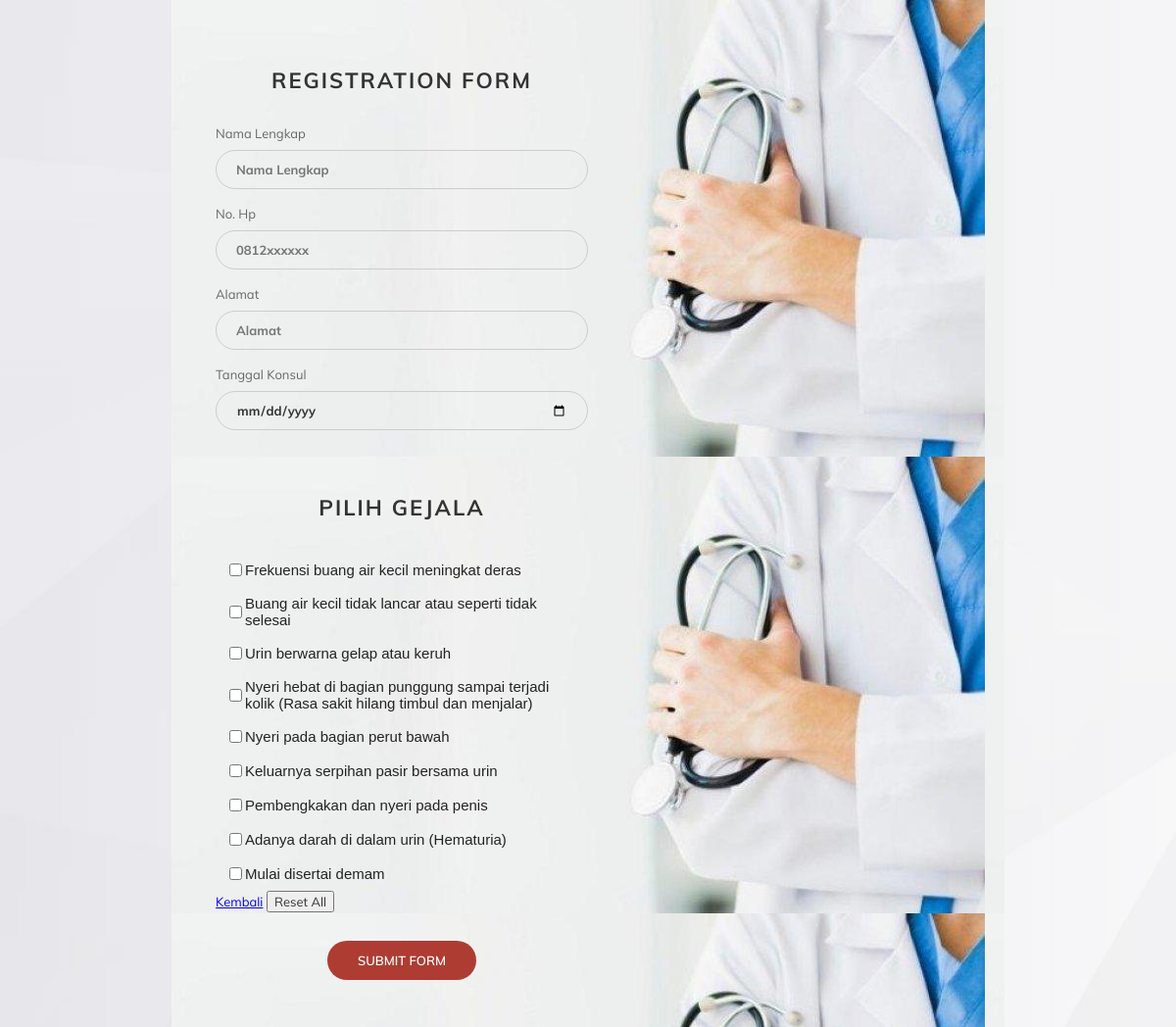
The page /reg.php on the database its author committed.
### tables this page shows
CREATE TABLE IF NOT EXISTS `gejala` (
  `id_gejala` int(11) NOT NULL AUTO_INCREMENT,
  `kode_gejala` varchar(50) NOT NULL,
  `nama_gejala` varchar(255) NOT NULL,
  `nilai_ds` float NOT NULL,
  PRIMARY KEY (`id_gejala`)
);

### reg.php (the view, shortened to what this page needs)
<?php
include 'config/koneksi.php';
?>
<!DOCTYPE html>
<html>
	<head>
		<link rel="stylesheet" href="assets/regform/fonts/material-design-iconic-font/css/material-design-iconic-font.min.css">
		<link rel="stylesheet" href="assets/regform/css/style.css">
	</head>
	<body>
		<div class="wrapper" style="background-image: url('assets/regform/images/bg-registration-form-2.jpg');">
			<div class="inner">
				<form method="POST" action="aksi-reg.php">
					<h3>Registration Form</h3>
					<div class="form-wrapper">
						<label for="name">Nama Lengkap</label>
						<input type="text" class="form-control" placeholder="Nama Lengkap" name="name" id="name" required>
					</div>
					<div class="form-wrapper">
						<label for="no_hp">No. Hp</label>
						<input type="text" class="form-control" placeholder="0812xxxxxx"  name="no_hp" id="no_hp" required>
					</div>
					<div class="form-wrapper">
						<label for="alamat">Alamat</label>
						<input type="text" class="form-control" placeholder="Alamat" name="alamat" id="alamat" required>
					</div>
					<div class="form-wrapper">
						<label for="tglkonsul">Tanggal Konsul</label>
						<input type="date" class="form-control datepicker-here" id="tglkonsul" placeholder="Tanggal Hari ini"  name="tglkonsul" required>
					</div>
					<br><br><br>
					<h3>Pilih Gejala</h3>
					<?php $ambil = $koneksi->query("SELECT * FROM gejala"); ?>
					<table class="table1">
						<?php while ($pecah = $ambil->fetch_assoc()) { ?>
							<tr>
								<td align="left">
									<label class="checkbox-label" for="<?php echo 'ya' . $pecah['id_gejala'] ?>">
										<input type="checkbox" name="id_gejala[<?php echo $pecah['id_gejala'] ?>]" id="<?php echo 'ya' . $pecah['id_gejala'] ?>" value ="<?php echo $pecah['nilai_ds'];?>">
										<?php echo $pecah['nama_gejala'];?>
									</label>
								</td>
							</tr>
						<?php } ?>
					</table>
					<div class="form-submit">
						<a href="index.php" class="button">Kembali</a>
						<input type="reset" value="Reset All" class="button btn-warning submit" name="reset" id="reset"/>
						<button type="submit" class="submit" name="submit" id="submit" data-text="Submit Form"><span>Submit Form</span></button>
					</div>
				</form>
			</div>
		</div>
	</body>
</html>

### assets/regform/css/style.css (style rules this page uses)
* { -webkit-box-sizing: border-box; -moz-box-sizing: border-box; box-sizing: border-box; }
body { font-family: "Muli-Regular"; color: #666; font-size: 13px; margin: 0; }
input, textarea, select, button { font-family: "Muli-Regular"; color: #333; font-size: 13px; }
p, h1, h2, h3, h4, h5, h6, ul { margin: 0; }
.wrapper { min-height: 100vh; background-size: cover; background-repeat: no-repeat; display: flex; align-items: center; }
.inner { min-width: 850px; margin: auto; padding-top: 68px; padding-bottom: 48px; background: url("../images/4.jpg"); }
.inner h3 { text-transform: uppercase; font-size: 22px; font-family: "Muli-Bold"; text-align: center; margin-bottom: 32px; color: #333; letter-spacing: 2px; }
form { width: 50%; padding-left: 45px; }
.form-wrapper { margin-bottom: 17px; }
.form-wrapper label { margin-bottom: 9px; display: block; }
.form-control { border: 1px solid #ccc; display: block; width: 100%; height: 40px; padding: 0 20px; border-radius: 20px; font-family: "Muli-Bold"; background: none; }
button { border: none; width: 152px; height: 40px; margin: auto; margin-top: 29px; cursor: pointer; display: flex; align-items: center; justify-content: center; padding: 0; background: #ae3c33; font-size: 13px; color: #fff; text-transform: uppercase; font-family: "Muli-SemiBold"; border-radius: 20px; overflow: hidden; -webkit-transform: perspective(1px) translateZ(0); transform: perspective(1px) translateZ(0); box-shadow: 0 0 1px rgba(0, 0, 0, 0); position: relative; -webkit-transition-property: color; transition-property: color; -webkit-transition-duration: 0.5s; transition-duration: 0.5s; }
button:before { content: ""; position: absolute; z-index: -1; top: 0; left: 0; right: 0; bottom: 0; background: #f11a09; -webkit-transform: scaleX(0); transform: scaleX(0); -webkit-transform-origin: 0 50%; transform-origin: 0 50%; -webkit-transition-property: transform; transition-property: transform; -webkit-transition-duration: 0.5s; transition-duration: 0.5s; -webkit-transition-timing-function: ease-out; transition-timing-function: ease-out; }

### reg.php (style rules this page uses)
.table1 { font-family: sans-serif; color: #232323; border-collapse: collapse; }
.table1, th, td { padding: 8px 10px; }
.table1, th { font-size: 15px; }
.checkbox-label { display: flex; align-items: center; cursor: pointer; }

### rows shown on the page
gejala: nama_gejala "Frekuensi buang air kecil meningkat deras"
gejala: nama_gejala "Buang air kecil tidak lancar atau seperti tidak selesai"
gejala: nama_gejala "Urin berwarna gelap atau keruh"
gejala: nama_gejala "Nyeri hebat di bagian punggung sampai terjadi kolik (Rasa sakit hilang timbul dan menjalar)"
gejala: nama_gejala "Nyeri pada bagian perut bawah"
gejala: nama_gejala "Keluarnya serpihan pasir bersama urin"
gejala: nama_gejala "Pembengkakan dan nyeri pada penis"
gejala: nama_gejala "Adanya darah di dalam urin (Hematuria)"
gejala: nama_gejala "Mulai disertai demam"
